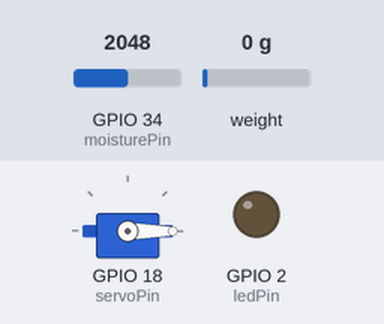
Bench run of a sketch on a simulated ESP32. On the bench: servo, output pins drawn as LEDs (lit = HIGH). The test bench sets the inputs (shaded band); at power-on: GPIO 34 (moisturePin) = 2048, weight on the scale 0 g. WiFi joins after 1.5 s; servers stay silent unless stated; uploads are accepted with an empty reply; what the sketch prints to the serial monitor is not drawn.

Above: at 0.0 s.
At 2.6 s:
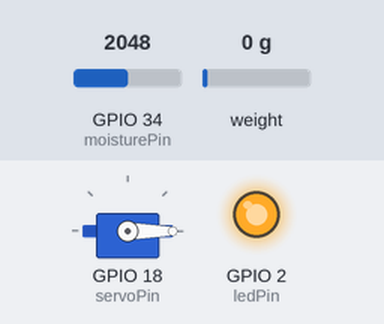
Timing chart, 0 to 4.1 s (numbered marks = the images above):
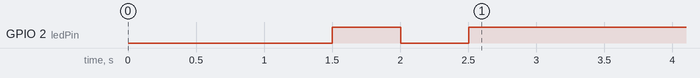

The sketch:

esp32_logic.ino
```cpp
#include <WiFi.h>
#include <WiFiClientSecure.h>
#include <HTTPClient.h>
#include <ArduinoJson.h>
#include <ESP32Servo.h>
#include "HX711.h"

// --- Configuration ---
const char* ssid = "moto g45 5G_9855";
const char* password = "password";
// Change this to your live Render/Railway URL
const String baseUrl = "https://eco-backend-jfn4.onrender.com/iot";

// --- Hardware Pins ---
const int servoPin = 18;
const int hx711_dt = 32;
const int hx711_sck = 33;
const int moisturePin = 34; // Analog pin
const int ledPin = 2;

// --- Objects ---
Servo binServo;
HX711 scale;
float calibration_factor = -7050.0; // Adjust this based on your load cell

void setup() {
  Serial.begin(115200);
  pinMode(ledPin, OUTPUT);
  pinMode(moisturePin, INPUT);

  // Servo Setup
  binServo.attach(servoPin);
  binServo.write(0); // Closed

  // HX711 Setup
  scale.begin(hx711_dt, hx711_sck);
  scale.set_scale(calibration_factor);
  scale.tare(); // Assuming bin is empty on startup

  // WiFi Setup
  WiFi.begin(ssid, password);
  Serial.print("Connecting to WiFi");
  while (WiFi.status() != WL_CONNECTED) {
    delay(500);
    Serial.print(".");
    digitalWrite(ledPin, !digitalRead(ledPin));
  }
  Serial.println("\nConnected to WiFi!");
  digitalWrite(ledPin, HIGH);
}

void loop() {
  if (WiFi.status() == WL_CONNECTED) {
    pollDeviceStatus();
  }
  delay(2000); // Poll every 2 seconds
}

void pollDeviceStatus() {
  WiFiClientSecure client;
  client.setInsecure(); // Important: Required to connect to Render (HTTPS)

  // Read moisture sensor value in real-time
  int rawMoisture = analogRead(moisturePin);
  float moisturePercent = map(rawMoisture, 4095, 0, 0, 100); // 4095 is dry, 0 is wet
  if (moisturePercent < 0) moisturePercent = 0;

  HTTPClient http;
  String url = baseUrl + "/device-status?device_id=BIN_001&moisture=" + String(moisturePercent);

  Serial.print("Polling URL: "); Serial.println(url);

  if (http.begin(client, url)) {
    int httpCode = http.GET();
    Serial.print("HTTP Response Code: "); Serial.println(httpCode);

    if (httpCode == 200) {
      String payload = http.getString();
      Serial.println("Response: " + payload);

      DynamicJsonDocument doc(256);
      deserializeJson(doc, payload);

      const char* status = doc["status"];
      if (strcmp(status, "allowed") == 0) {
        handleAccessGranted();
      }
    } else {
      Serial.print("Request failed, error: ");
      Serial.println(http.errorToString(httpCode).c_str());
    }
    http.end();
  } else {
    Serial.println("Unable to connect to server");
  }
}

void handleAccessGranted() {
  Serial.println(">>> ACCESS GRANTED: Opening Bin...");
  binServo.write(90); // Open

  // Give user time to drop waste (10 seconds)
  Serial.println("Waiting for waste drop...");
  delay(10000);

  // Take measurements
  float weight = scale.get_units(10); // Average of 10 readings
  if (weight < 0) weight = 0; // Handle noise

  int rawMoisture = analogRead(moisturePin);
  float moisturePercent = map(rawMoisture, 4095, 0, 0, 100); // 4095 is dry, 0 is wet

  Serial.print("Measured Weight: "); Serial.print(weight); Serial.println(" kg");
  Serial.print("Measured Moisture: "); Serial.print(moisturePercent); Serial.println(" %");

  // Close Bin
  binServo.write(0);
  Serial.println("Bin Closed. Reporting to Cloud...");

  reportMeasurements(weight, moisturePercent);
}

void reportMeasurements(float weight, float moisture) {
  HTTPClient http;
  http.begin(baseUrl + "/report-measurements");
  http.addHeader("Content-Type", "application/json");

  StaticJsonDocument<200> doc;
  doc["device_id"] = "BIN_001";
  doc["weight"] = weight;
  doc["moisture"] = moisture;
  doc["waste_type"] = "recyclable"; // Placeholder: AI might override this on backend

  String requestBody;
  serializeJson(doc, requestBody);

  int httpCode = http.POST(requestBody);
  if (httpCode > 0) {
    Serial.println("Report Success: " + http.getString());
  } else {
    Serial.println("Report Failed.");
  }
  http.end();
}
```
